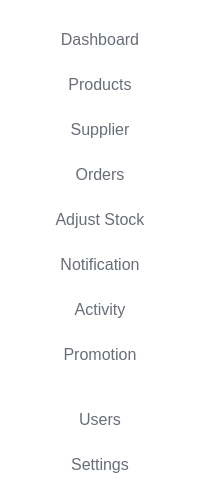
     <widget class="QFrame" name="horizontalFrame">
      <property name="sizePolicy">
       <sizepolicy hsizetype="Fixed" vsizetype="Preferred">
        <horstretch>0</horstretch>
        <verstretch>0</verstretch>
       </sizepolicy>
      </property>
      <property name="minimumSize">
       <size>
        <width>200</width>
        <height>0</height>
       </size>
      </property>
      <property name="styleSheet">
       <string notr="true">QFrame{
	background-color:rgb(255, 255, 255);
	border-radius: 10px;
}

QPushButton{
	border:none;
	padding: 10px;
	color: rgb(104, 109, 118);
	border-radius: 8px;
}

QPushButton:hover {
	color:rgb(74, 144, 226);
	background-color: #CDEAF8;
}
QPushButton:checked{
	color:rgb(74, 144, 226);
}</string>
      </property>
      <layout class="QHBoxLayout" name="horizontalLayout">
       <property name="spacing">
        <number>0</number>
       </property>
       <item>
        <widget class="QFrame" name="frame">
         <layout class="QVBoxLayout" name="verticalLayout">
          <property name="spacing">
           <number>6</number>
          </property>
          <item>
           <widget class="QPushButton" name="dashboard_btn">
            <property name="font">
             <font>
              <pointsize>12</pointsize>
             </font>
            </property>
            <property name="styleSheet">
             <string notr="true">QPushButton:hover {
				icon: url(:/resources/dashboard-icons/dashboard-blue.svg);
}</string>
            </property>
            <property name="text">
             <string>Dashboard</string>
            </property>
            <property name="icon">
             <iconset>
              <normalon>:/resources/dashboard-icons/dashboard-grey.svg</normalon>
             </iconset>
            </property>
            <property name="iconSize">
             <size>
              <width>28</width>
              <height>28</height>
             </size>
            </property>
           </widget>
          </item>
          <item>
           <widget class="QPushButton" name="product_btn">
            <property name="font">
             <font>
              <pointsize>12</pointsize>
             </font>
            </property>
            <property name="styleSheet">
             <string notr="true">QPushButton:hover {
				icon: url(:/resources/dashboard-icons/product-blue.svg);
}</string>
            </property>
            <property name="text">
             <string>Products</string>
            </property>
            <property name="icon">
             <iconset>
              <normalon>:/resources/dashboard-icons/product-grey.svg</normalon>
             </iconset>
            </property>
            <property name="iconSize">
             <size>
              <width>28</width>
              <height>28</height>
             </size>
            </property>
           </widget>
          </item>
          <item>
           <widget class="QPushButton" name="supplier_btn">
            <property name="sizePolicy">
             <sizepolicy hsizetype="Minimum" vsizetype="Fixed">
              <horstretch>0</horstretch>
              <verstretch>0</verstretch>
             </sizepolicy>
            </property>
            <property name="font">
             <font>
              <pointsize>12</pointsize>
             </font>
            </property>
            <property name="styleSheet">
             <string notr="true">QPushButton:hover {
				icon: url(:/resources/dashboard-icons/supplier-blue.svg);
}</string>
            </property>
            <property name="text">
             <string>Supplier</string>
            </property>
            <property name="icon">
             <iconset>
              <normalon>:/resources/dashboard-icons/supplier-grey.svg</normalon>
             </iconset>
            </property>
            <property name="iconSize">
             <size>
              <width>28</width>
              <height>28</height>
             </size>
            </property>
           </widget>
          </item>
          <item>
           <widget class="QPushButton" name="orders_btn">
            <property name="font">
             <font>
              <pointsize>12</pointsize>
             </font>
            </property>
            <property name="styleSheet">
             <string notr="true">QPushButton:hover {
				icon: url(:/resources/dashboard-icons/orders-blue.svg);
}</string>
            </property>
            <property name="text">
             <string>Orders</string>
            </property>
            <property name="icon">
             <iconset>
              <normalon>:/resources/dashboard-icons/orders.svg</normalon>
             </iconset>
            </property>
            <property name="iconSize">
             <size>
              <width>28</width>
              <height>28</height>
             </size>
            </property>
           </widget>
          </item>
          <item>
           <widget class="QPushButton" name="adjust_stock_btn">
            <property name="font">
             <font>
              <pointsize>12</pointsize>
             </font>
            </property>
            <property name="styleSheet">
             <string notr="true">QPushButton:hover {
				icon: url(:/resources/dashboard-icons/adjust_stock-blue.svg);
}</string>
            </property>
            <property name="text">
             <string>Adjust Stock</string>
            </property>
            <property name="icon">
             <iconset>
              <normalon>:/resources/dashboard-icons/adjust_stock-grey.svg</normalon>
             </iconset>
            </property>
            <property name="iconSize">
             <size>
              <width>28</width>
              <height>28</height>
             </size>
            </property>
           </widget>
          </item>
          <item>
           <widget class="QPushButton" name="notification_btn">
            <property name="font">
             <font>
              <pointsize>12</pointsize>
             </font>
            </property>
            <property name="styleSheet">
             <string notr="true">QPushButton:hover {
				icon: url(:/resources/dashboard-icons/notification-blue.svg);
}</string>
            </property>
            <property name="text">
             <string>Notification</string>
            </property>
            <property name="icon">
             <iconset>
              <normalon>:/resources/dashboard-icons/notification-grey.svg</normalon>
             </iconset>
            </property>
            <property name="iconSize">
             <size>
              <width>28</width>
              <height>28</height>
             </size>
            </property>
           </widget>
          </item>
          <item>
           <widget class="QPushButton" name="activity_btn">
            <property name="font">
             <font>
              <pointsize>12</pointsize>
             </font>
            </property>
            <property name="styleSheet">
             <string notr="true">QPushButton:hover {
				icon: url(:/resources/dashboard-icons/activity-blue.svg);
}</string>
            </property>
            <property name="text">
             <string>Activity</string>
            </property>
            <property name="icon">
             <iconset>
              <normalon>:/resources/dashboard-icons/activity-grey.svg</normalon>
             </iconset>
            </property>
            <property name="iconSize">
             <size>
              <width>28</width>
              <height>28</height>
             </size>
            </property>
           </widget>
          </item>
          <item>
           <widget class="QPushButton" name="promotion_btn">
            <property name="font">
             <font>
              <pointsize>12</pointsize>
             </font>
            </property>
            <property name="styleSheet">
             <string notr="true">QPushButton:hover {
				icon: url(:/resources/dashboard-icons/promotion-blue.svg);
}</string>
            </property>
            <property name="text">
             <string>Promotion</string>
            </property>
            <property name="icon">
             <iconset>
              <normalon>:/resources/dashboard-icons/promotion-grey.svg</normalon>
             </iconset>
            </property>
            <property name="iconSize">
             <size>
              <width>28</width>
              <height>28</height>
             </size>
            </property>
           </widget>
          </item>
          <item>
           <spacer name="verticalSpacer">
            <property name="orientation">
             <enum>Qt::Orientation::Vertical</enum>
            </property>
            <property name="sizeType">
             <enum>QSizePolicy::Policy::Preferred</enum>
            </property>
            <property name="sizeHint" stdset="0">
             <size>
              <width>20</width>
              <height>20</height>
             </size>
            </property>
           </spacer>
          </item>
          <item>
           <widget class="QPushButton" name="users_btn">
            <property name="font">
             <font>
              <pointsize>12</pointsize>
             </font>
            </property>
            <property name="styleSheet">
             <string notr="true">QPushButton:hover {
				icon: url(:/resources/dashboard-icons/user-blue.svg);
}</string>
            </property>
            <property name="text">
             <string>Users</string>
            </property>
            <property name="icon">
             <iconset>
              <normalon>:/resources/dashboard-icons/user-grey.svg</normalon>
             </iconset>
            </property>
            <property name="iconSize">
             <size>
              <width>28</width>
              <height>28</height>
             </size>
            </property>
           </widget>
          </item>
          <item>
           <widget class="QPushButton" name="settings_btn">
            <property name="font">
             <font>
              <pointsize>12</pointsize>
             </font>
            </property>
            <property name="styleSheet">
             <string notr="true">QPushButton:hover {
				icon: url(:/resources/dashboard-icons/settings-blue.svg);
}</string>
            </property>
            <property name="text">
             <string>Settings</string>
            </property>
            <property name="icon">
             <iconset>
              <normalon>:/resources/dashboard-icons/settings-grey.svg</normalon>
             </iconset>
            </property>
            <property name="iconSize">
             <size>
              <width>28</width>
              <height>28</height>
             </size>
            </property>
           </widget>
          </item>
         </layout>
        </widget>
       </item>
      </layout>
     </widget>
